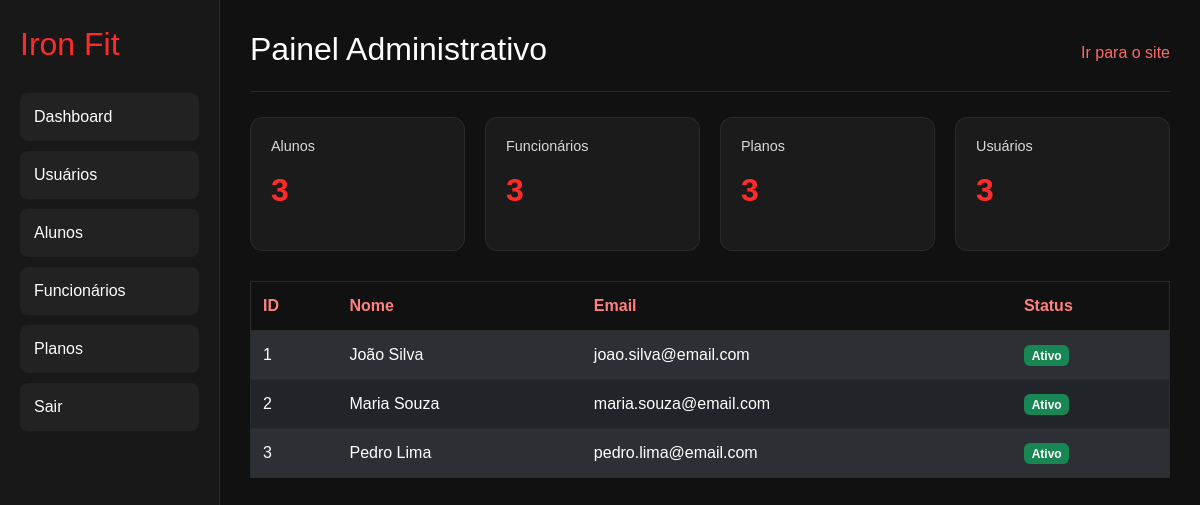
Page /admin/admin_painel.php (signed in) on the committed database.
### tables this page shows
CREATE TABLE alunos (
  id INT NOT NULL AUTO_INCREMENT,
  nome VARCHAR(100) NOT NULL,
  data_nascimento DATE DEFAULT NULL,
  data_matricula DATE DEFAULT NULL,
  cpf VARCHAR(14) NOT NULL,
  email VARCHAR(100) DEFAULT NULL,
  telefone VARCHAR(15) DEFAULT NULL,
  endereco VARCHAR(150) DEFAULT NULL,
  PRIMARY KEY (id),
  UNIQUE KEY (cpf)
);

### admin/admin_painel.php (the view, shortened to what this page needs)
<?php
require_once '../conexao.php';
$resumo = $conn->query('SELECT
    (SELECT COUNT(*) FROM alunos) AS total_alunos,
    (SELECT COUNT(*) FROM funcionarios) AS total_funcionarios,
    (SELECT COUNT(*) FROM planos) AS total_planos,
    (SELECT COUNT(*) FROM usuarios) AS total_usuarios')->fetch_assoc();
?>
<!DOCTYPE html>
<html lang="pt-BR">
<head>
    <link href="https://cdn.jsdelivr.net/npm/bootstrap@5.3.3/dist/css/bootstrap.min.css" rel="stylesheet">
    <link rel="stylesheet" href="../assets/css/admin.css">
</head>
<body class="admin-panel">
    <div class="admin-shell">
        <aside class="sidebar">
            <h1>Iron Fit</h1>
            <a href="admin_painel.php">Dashboard</a>
            <a href="admin_usuarios.php">Usuários</a>
            <a href="admin_alunos.php">Alunos</a>
            <a href="admin_funcionarios.php">Funcionários</a>
            <a href="admin_planos.php">Planos</a>
            <a href="logout.php">Sair</a>
        </aside>
        <main class="content">
            <div class="topo">
                <h2>Painel Administrativo</h2>
                <a href="../pages/home.php">Ir para o site</a>
            </div>
            <div class="grid-cards">
                <div class="card">
                    <h3>Alunos</h3>
                    <p><?= $resumo['total_alunos']; ?></p>
                </div>
                <div class="card">
                    <h3>Funcionários</h3>
                    <p><?= $resumo['total_funcionarios']; ?></p>
                </div>
                <div class="card">
                    <h3>Planos</h3>
                    <p><?= $resumo['total_planos']; ?></p>
                </div>
                <div class="card">
                    <h3>Usuários</h3>
                    <p><?= $resumo['total_usuarios']; ?></p>
                </div>
            </div>
            <div class="table-responsive">
                <table class="tabela table table-dark table-striped align-middle mb-0">
                    <thead>
                        <tr>
                            <th>ID</th>
                            <th>Nome</th>
                            <th>Email</th>
                            <th>Status</th>
                        </tr>
                    </thead>
                    <tbody>
                        <?php
                        $alunos = $conn->query('SELECT id, nome, email FROM alunos ORDER BY nome LIMIT 5');
                        while ($aluno = $alunos->fetch_assoc()) {
                            echo '<tr>';
                            echo '<td>' . $aluno['id'] . '</td>';
                            echo '<td>' . htmlspecialchars($aluno['nome']) . '</td>';
                            echo '<td>' . htmlspecialchars($aluno['email']) . '</td>';
                            echo '<td><span class="badge bg-success">Ativo</span></td>';
                            echo '</tr>';
                        }
                        ?>
                    </tbody>
                </table>
            </div>
        </main>
    </div>
</body>
</html>

### assets/css/admin.css (style rules this page uses)
* { margin: 0; padding: 0; box-sizing: border-box; font-family: Arial, sans-serif; }
body { background: #111; color: white; }
.admin-panel { min-height: 100vh; background: #111; }
.admin-shell { display: flex; min-height: 100vh; }
.sidebar { width: 220px; background: #181818; border-right: 1px solid #2a2a2a; padding: 25px 20px; }
.sidebar h1 { font-size: 2rem; color: #ff2b2b; margin-bottom: 30px; }
.sidebar a { display: block; text-decoration: none; color: white; background: #222; padding: 12px 14px; margin-bottom: 10px; border-radius: 8px; }
.content { flex: 1; padding: 30px; }
.topo { display: flex; justify-content: space-between; align-items: center; margin-bottom: 25px; border-bottom: 1px solid #2a2a2a; padding-bottom: 15px; }
.topo h2 { color: #fff; }
.topo a { color: #ff6a6a; text-decoration: none; }
.grid-cards { display: grid; grid-template-columns: repeat(auto-fit, minmax(180px, 1fr)); gap: 20px; margin-bottom: 30px; }
.card { background: #1b1b1b; border: 1px solid #2b2b2b; border-radius: 12px; padding: 20px; }
.card h3 { color: #d9d9d9; font-size: 0.9rem; margin-bottom: 10px; }
.card p { font-size: 2rem; color: #ff2b2b; font-weight: bold; }
.tabela { width: 100%; border-collapse: collapse; background: #1a1a1a; border: 1px solid #2b2b2b; }
.tabela th, .tabela td { padding: 12px; border-bottom: 1px solid #2b2b2b; text-align: left; }
.tabela th { background: #111; color: #ff8080; }

### rows in the picture
alunos: id "1", nome "João Silva", email "joao.silva@email.com"
alunos: id "2", nome "Maria Souza", email "maria.souza@email.com"
alunos: id "3", nome "Pedro Lima", email "pedro.lima@email.com"

### other values in the picture
$resumo['total_alunos'] "3"
$resumo['total_funcionarios'] "3"
$resumo['total_planos'] "3"
$resumo['total_usuarios'] "3"
